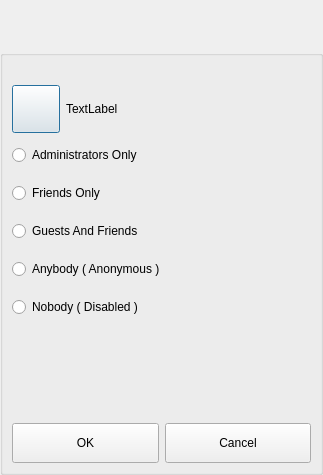
<?xml version="1.0" encoding="UTF-8"?>
<ui version="4.0">
 <class>PermissionsDialog</class>
 <widget class="QDialog" name="PermissionsDialog">
  <property name="geometry">
   <rect>
    <x>0</x>
    <y>0</y>
    <width>323</width>
    <height>475</height>
   </rect>
  </property>
  <property name="sizePolicy">
   <sizepolicy hsizetype="Expanding" vsizetype="Expanding">
    <horstretch>0</horstretch>
    <verstretch>0</verstretch>
   </sizepolicy>
  </property>
  <property name="minimumSize">
   <size>
    <width>0</width>
    <height>32</height>
   </size>
  </property>
  <property name="windowTitle">
   <string>Dialog</string>
  </property>
  <layout class="QVBoxLayout" name="verticalLayout_2">
   <property name="spacing">
    <number>0</number>
   </property>
   <property name="leftMargin">
    <number>0</number>
   </property>
   <property name="topMargin">
    <number>0</number>
   </property>
   <property name="rightMargin">
    <number>0</number>
   </property>
   <property name="bottomMargin">
    <number>0</number>
   </property>
   <item>
    <widget class="TitleBarWidget" name="m_TitleBarWidget" native="true">
     <property name="sizePolicy">
      <sizepolicy hsizetype="Preferred" vsizetype="Preferred">
       <horstretch>0</horstretch>
       <verstretch>0</verstretch>
      </sizepolicy>
     </property>
     <property name="minimumSize">
      <size>
       <width>0</width>
       <height>50</height>
      </size>
     </property>
     <property name="maximumSize">
      <size>
       <width>16777215</width>
       <height>103</height>
      </size>
     </property>
    </widget>
   </item>
   <item>
    <widget class="QGroupBox" name="DialogItemsGroupBox">
     <property name="sizePolicy">
      <sizepolicy hsizetype="Expanding" vsizetype="Expanding">
       <horstretch>0</horstretch>
       <verstretch>0</verstretch>
      </sizepolicy>
     </property>
     <property name="title">
      <string/>
     </property>
     <layout class="QVBoxLayout" name="verticalLayout">
      <item>
       <widget class="QLabel" name="m_StatusLabel">
        <property name="text">
         <string notr="true"/>
        </property>
       </widget>
      </item>
      <item>
       <layout class="QHBoxLayout" name="horizontalLayout_4">
        <item>
         <widget class="VxPushButton" name="PermissionButton">
          <property name="minimumSize">
           <size>
            <width>48</width>
            <height>48</height>
           </size>
          </property>
          <property name="maximumSize">
           <size>
            <width>48</width>
            <height>48</height>
           </size>
          </property>
          <property name="text">
           <string/>
          </property>
          <property name="iconSize">
           <size>
            <width>48</width>
            <height>48</height>
           </size>
          </property>
         </widget>
        </item>
        <item>
         <widget class="QLabel" name="PermissionLabel">
          <property name="text">
           <string>TextLabel</string>
          </property>
         </widget>
        </item>
       </layout>
      </item>
      <item>
       <widget class="QRadioButton" name="AdminsOnlyButton">
        <property name="minimumSize">
         <size>
          <width>0</width>
          <height>32</height>
         </size>
        </property>
        <property name="text">
         <string>Administrators Only</string>
        </property>
       </widget>
      </item>
      <item>
       <widget class="QRadioButton" name="FriendsOnlyButton">
        <property name="minimumSize">
         <size>
          <width>0</width>
          <height>32</height>
         </size>
        </property>
        <property name="text">
         <string>Friends Only</string>
        </property>
       </widget>
      </item>
      <item>
       <widget class="QRadioButton" name="GuestsAndFriendsButton">
        <property name="minimumSize">
         <size>
          <width>0</width>
          <height>32</height>
         </size>
        </property>
        <property name="text">
         <string>Guests And Friends</string>
        </property>
       </widget>
      </item>
      <item>
       <widget class="QRadioButton" name="AnybodyButton">
        <property name="minimumSize">
         <size>
          <width>0</width>
          <height>32</height>
         </size>
        </property>
        <property name="text">
         <string>Anybody ( Anonymous )</string>
        </property>
       </widget>
      </item>
      <item>
       <widget class="QRadioButton" name="NobodyButton">
        <property name="minimumSize">
         <size>
          <width>0</width>
          <height>32</height>
         </size>
        </property>
        <property name="text">
         <string>Nobody ( Disabled )</string>
        </property>
       </widget>
      </item>
      <item>
       <spacer name="verticalSpacer">
        <property name="orientation">
         <enum>Qt::Vertical</enum>
        </property>
        <property name="sizeHint" stdset="0">
         <size>
          <width>20</width>
          <height>40</height>
         </size>
        </property>
       </spacer>
      </item>
      <item>
       <layout class="QHBoxLayout" name="horizontalLayout_5">
        <item>
         <widget class="VxPushButton" name="OkButton">
          <property name="minimumSize">
           <size>
            <width>0</width>
            <height>40</height>
           </size>
          </property>
          <property name="text">
           <string>OK</string>
          </property>
         </widget>
        </item>
        <item>
         <widget class="VxPushButton" name="CancelButton">
          <property name="minimumSize">
           <size>
            <width>0</width>
            <height>40</height>
           </size>
          </property>
          <property name="text">
           <string>Cancel</string>
          </property>
         </widget>
        </item>
       </layout>
      </item>
     </layout>
    </widget>
   </item>
   <item>
    <widget class="BottomBarWidget" name="m_BottomBarWidget" native="true">
     <property name="sizePolicy">
      <sizepolicy hsizetype="Expanding" vsizetype="Minimum">
       <horstretch>0</horstretch>
       <verstretch>0</verstretch>
      </sizepolicy>
     </property>
     <property name="minimumSize">
      <size>
       <width>30</width>
       <height>0</height>
      </size>
     </property>
     <property name="autoFillBackground">
      <bool>true</bool>
     </property>
    </widget>
   </item>
  </layout>
 </widget>
 <customwidgets>
  <customwidget>
   <class>TitleBarWidget</class>
   <extends>QWidget</extends>
   <header>TitleBarWidget.h</header>
   <container>1</container>
  </customwidget>
  <customwidget>
   <class>BottomBarWidget</class>
   <extends>QWidget</extends>
   <header location="global">BottomBarWidget.h</header>
   <container>1</container>
  </customwidget>
  <customwidget>
   <class>VxPushButton</class>
   <extends>QPushButton</extends>
   <header>VxPushButton.h</header>
  </customwidget>
 </customwidgets>
 <resources>
  <include location="../gotvcommon.qrc"/>
 </resources>
 <connections/>
</ui>
